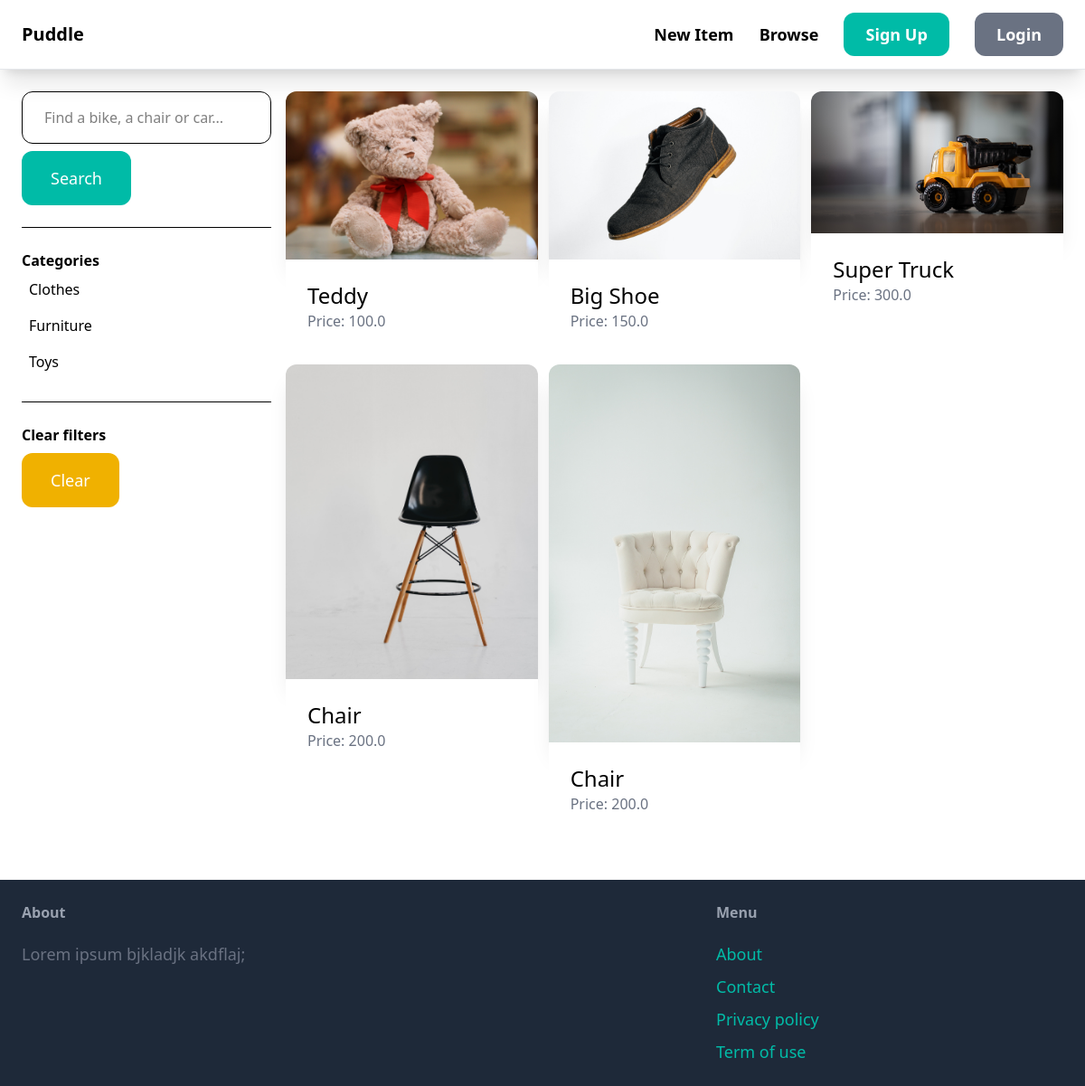
The app's page /items/ with its own data.
### item/models.py (models this page shows, shortened)
class Category(models.Model):
  name = models.CharField(max_length=255)
  class Meta:
    ordering = ('name',)
    verbose_name_plural = 'Categories'

class Item(models.Model):
   category = models.ForeignKey(Category, related_name='items', on_delete=models.CASCADE)
   name = models.CharField(max_length=255)
   description = models.TextField(blank=True, null=True)
   price = models.FloatField()
   image = models.ImageField(upload_to='item_images', blank=True, null=True)
   is_sold = models.BooleanField(default=False)
   created_by = models.ForeignKey(User, related_name='items', on_delete=models.CASCADE)
   created_at = models.DateTimeField(auto_now_add=True)

### item/views.py (the view)
# urls.py: path('', views.items, name='items'),
def items(request):
    query = request.GET.get('query', '')  # Get the search query from the URL (if any)
    category_id = request.GET.get('category', 0)
    categories = Category.objects.all()  # Fetch all categories
    items = Item.objects.filter(is_sold=False)  # Fetch all items that are not sold
    if category_id:
        items = items.filter(category_id=category_id)
    if query:
        items = items.filter(Q(name__icontains=query) | Q(description__icontains=query))
    return render(request, 'item/items.html', {
        'items': items,
        'query': query,
        'categories': categories,
        'category_id': int(category_id),
    })

### item/templates/item/items.html (shortened to what this page needs)
{% extends 'core/base.html' %}
{% block content %}
  <div class="pb-6 grid grid-cols-4 gap-4">
      <div class="col-span-1">
        <form method="get" action="{% url 'item:items'%}">
          <input type="text" name="query" class="w-full py-4 px-6 border rounded-xl" value=""{{ query }}" placeholder="Find a bike, a chair or car...">
          <button class="mt-2 py-4 px-8 text-lg bg-teal-500 text-white rounded-xl">Search</button>
        </form>
        <hr class="my-6">
        <p class="font-semibold">Categories</p>
        <ul>
          {% for category in categories  %}
            <li class="py-2 px-2 rounded-xl{% if category.id == category_id %} bg-gray-200{% endif %}">
              <a href="{% url 'item:items'%}?query={{ query }}&category={{ category.id }}">{{ category.name }}</a>
            </li>
          {% endfor %}
        </ul>
        <hr class="my-6">
        <p class="font-semibold">Clear filters</p>
        <ul>
          <li><a href="{% url 'item:items'%}" class="mt-2 py-4 px-8 inline-block bg-yellow-500 hover:bg-yellow-700 text-lg rounded-xl text-white cusor-pointer">Clear</a></li>
        </ul>
      </div>
    <div class="col-span-3">
      <div class="grid grid-cols-3 gap-3">
        {% for item in items %}
          <div>
            <a href="{% url 'item:detail' item.id%}">
              <img src="{{item.image.url}}" class="rounded-t-xl shadow-xl cursor-pointer" alt="">
              <div class="p-6 bg-white rounded-b-xl">
                <h2 class="text-2xl">{{ item.name }}</h2>
                <p class="text-gray-500">Price: {{ item.price }}</p>
              </div>
            </a>
          </div>
        {% endfor%}
      </div>
    </div>
  </div>
{% endblock  %}

### records on screen
Category: name "Clothes"
Category: name "Furniture"
Category: name "Toys"
Item: image (picture), name "Teddy", price "100.0"
Item: image (picture), name "Big Shoe", price "150.0"
Item: image (picture), name "Super Truck", price "300.0"
Item: image (picture), name "Chair", price "200.0"
Item: image (picture), name "Chair", price "200.0"
